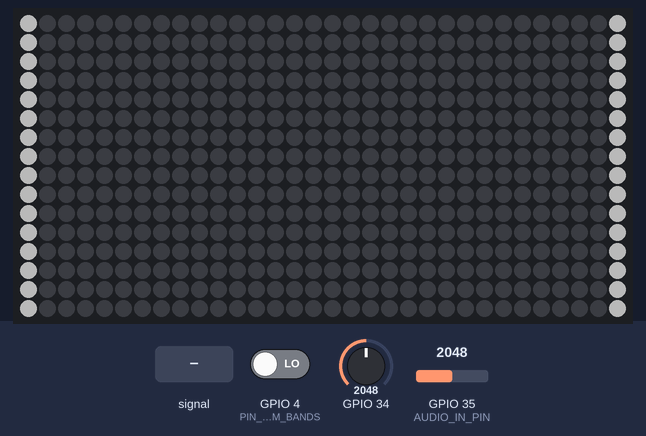
Recording of a program running on a simulated ESP32. Parts: 32×16 RGB LED matrix (first LED top left, wired row by row). The inputs (shaded band) are chosen by the test bench; at power-on: GPIO 35 (AUDIO_IN_PIN) = 2048, GPIO 34 = 2048, GPIO 4 (PIN_NUM_BANDS) LOW. Dim RGB values are drawn brighter than linear.

Above: at 1.2 s.
1.3 s: GPIO 35 (AUDIO_IN_PIN) fed a 200 Hz sine of ±1023 counts around its level
At 3.18 s:
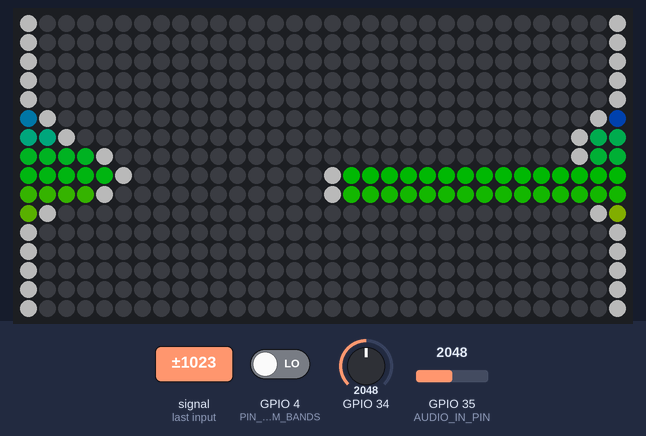
3.5 s: GPIO 35 (AUDIO_IN_PIN) set to 3603
At 3.64 s:
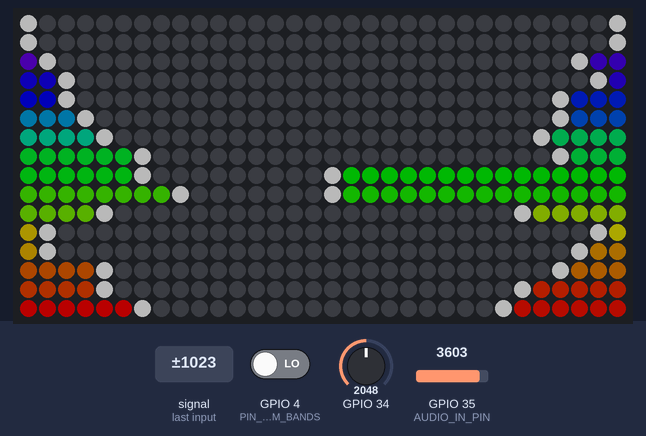
5.6 s: GPIO 34 set to 1960
At 6.27 s:
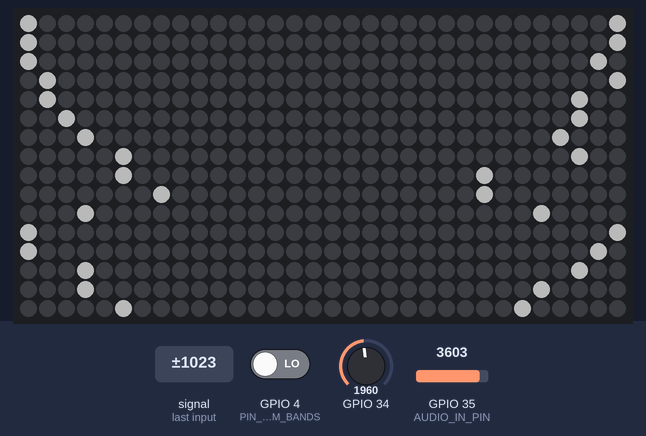
7.6 s: GPIO 35 (AUDIO_IN_PIN) set to 4095
At 7.77 s:
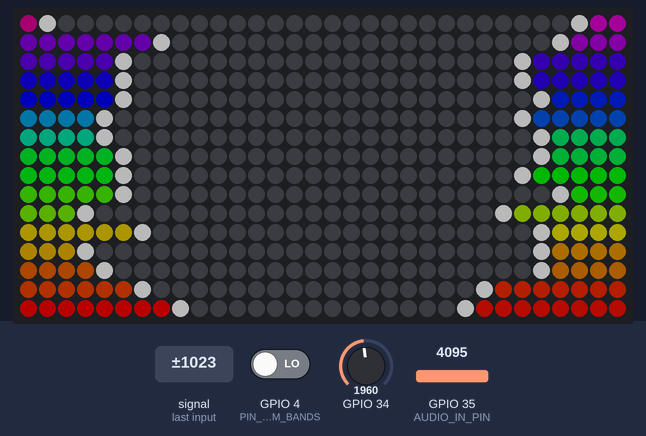
9.9 s: GPIO 34 set to 3603
12.9 s: GPIO 35 (AUDIO_IN_PIN) set to 491
At 13.03 s:
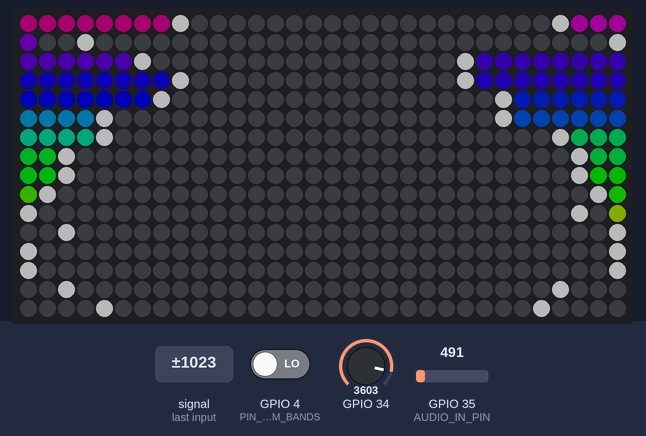
Timing chart, 0 to 15.9 s (numbered marks = the images above; inputs shaded):
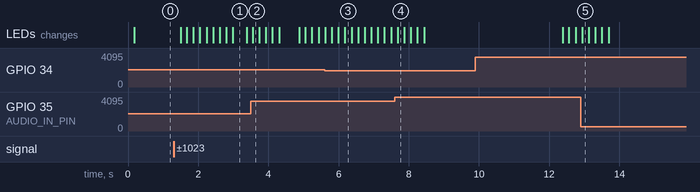

Measured:
- after the input at 1.3 s, the LEDs: first change after 0.20 s (image 1 shows a later state)
- after the input at 3.5 s, the LEDs: change after 0.05 s (image 2)
- after the input at 7.6 s, the LEDs: change after 0.08 s (image 4)
- after the input at 12.9 s, the LEDs: change at once (image 5)

The program:

main.cpp
```cpp
// (Heavily) adapted from https://github.com/G6EJD/ESP32-8266-Audio-Spectrum-Display/blob/master/ESP32_Spectrum_Display_02.ino
// Adjusted to allow brightness changes on press+hold, Auto-cycle for 3 button presses within 2 seconds
// Edited to add Neomatrix support for easier compatibility with different layouts.

#include <Arduino.h>
#include <FastLED_NeoMatrix.h>
#include <arduinoFFT.h>
#include <Wire.h>
#include <driver/adc.h>

#define NOISE           1000           // Used as a crude noise filter, values below this are ignored

#define STACK_SIZE  4096

//#define PIN_PEAK_DELAY  34
#define MAX_PEAK_DELAY  5000
uint64_t PEAK_DELAY = 300;

int cBAND = 0;
int aBANDS[] = {32, 16, 8};
int NUM_BANDS = aBANDS[cBAND];

#define INPUT_GAIN      1.5    // коэффициент усиления входного сигнала
#define SAMPLES         1024          // Must be a power of 2
#define SAMPLING_FREQ   40000         // Hz, must be 40000 or less due to ADC conversion time. Determines maximum frequency that can be analysed by the FFT Fmax=sampleF/2.
#define AMPLITUDE       1000          // Depending on your audio source level, you may need to alter this value. Can be used as a 'sensitivity' control.
#define AUDIO_IN_PIN    35            // Signal in on this pin
#define LED_PIN         19             // LED strip data
#define COLOR_ORDER     GRB           // If colours look wrong, play with this
#define CHIPSET         WS2812B       // LED strip type
#define MAX_MILLIAMPS   2000          // Careful with the amount of power here if running off USB port
const int BRIGHTNESS_SETTINGS[3] = {5, 70, 200};  // 3 Integer array for 3 brightness settings (based on pressing+holding BTN_PIN)
#define LED_VOLTS       5             // Usually 5 or 12

#define PIN_NUM_BANDS   4
boolean flagSinceLastBtn = false;
uint32_t TimeSinceLastBtn;

#define NOISE           200           // Used as a crude noise filter, values below this are ignored
const uint8_t kMatrixWidth = 32;                           // Matrix width
const uint8_t kMatrixHeight = 16;                         // Matrix height
#define NUM_LEDS       (kMatrixWidth * kMatrixHeight)     // Total number of LEDs
#define BAR_WIDTH      (kMatrixWidth  / (NUM_BANDS - 1))  // If width >= 8 light 1 LED width per bar, >= 16 light 2 LEDs width bar etc
#define TOP            (kMatrixHeight - 0)                // Don't allow the bars to go offscreen
#define SERPENTINE     true                               // Set to false if you're LEDS are connected end to end, true if serpentine

// Sampling and FFT stuff
unsigned int sampling_period_us;
byte peak[] =           {0,0,0,0,0,0,0,0,0,0,0,0,0,0,0,0,0,0,0,0,0,0,0,0,0,0,0,0,0,0,0,0};              // The length of these arrays must be >= NUM_BANDS
uint32_t peak_delay[] = {0,0,0,0,0,0,0,0,0,0,0,0,0,0,0,0,0,0,0,0,0,0,0,0,0,0,0,0,0,0,0,0};
int oldBarHeights[] =   {0,0,0,0,0,0,0,0,0,0,0,0,0,0,0,0,0,0,0,0,0,0,0,0,0,0,0,0,0,0,0,0};
int bandValues[] =      {0,0,0,0,0,0,0,0,0,0,0,0,0,0,0,0,0,0,0,0,0,0,0,0,0,0,0,0,0,0,0,0};
double vReal[SAMPLES];
double vImag[SAMPLES];
unsigned long newTime;
arduinoFFT FFT = arduinoFFT(vReal, vImag, SAMPLES, SAMPLING_FREQ);

// FastLED stuff
CRGB leds[NUM_LEDS];
DEFINE_GRADIENT_PALETTE( purple_gp ) {
  0,   0, 212, 255,   //blue
255, 179,   0, 255 }; //purple
DEFINE_GRADIENT_PALETTE( outrun_gp ) {
  0, 141,   0, 100,   //purple
127, 255, 192,   0,   //yellow
255,   0,   5, 255 };  //blue
DEFINE_GRADIENT_PALETTE( greenblue_gp ) {
  0,   0, 255,  60,   //green
 64,   0, 236, 255,   //cyan
128,   0,   5, 255,   //blue
192,   0, 236, 255,   //cyan
255,   0, 255,  60 }; //green
DEFINE_GRADIENT_PALETTE( redyellow_gp ) {
  0,   200, 200,  200,   //white
 64,   255, 218,    0,   //yellow
128,   231,   0,    0,   //red
192,   255, 218,    0,   //yellow
255,   200, 200,  200 }; //white
CRGBPalette16 purplePal = purple_gp;
CRGBPalette16 outrunPal = outrun_gp;
CRGBPalette16 greenbluePal = greenblue_gp;
CRGBPalette16 heatPal = redyellow_gp;
uint8_t colorTimer = 0;

// FastLED_NeoMaxtrix - see https://github.com/marcmerlin/FastLED_NeoMatrix for Tiled Matrixes, Zig-Zag and so forth
FastLED_NeoMatrix *matrix = new FastLED_NeoMatrix(leds, kMatrixWidth, kMatrixHeight,
  NEO_MATRIX_BOTTOM        + NEO_MATRIX_RIGHT +
  NEO_MATRIX_COLUMNS       + NEO_MATRIX_ZIGZAG +
  NEO_TILE_TOP + NEO_TILE_LEFT + NEO_TILE_ROWS);

void rainbowBars(int band, int barHeight);
void whitePeak(int band);

static int cutOffs32Band[32] =
{
    10, 20, 25, 31, 40, 50, 63, 80, 100, 125, 160, 200, 250, 315, 400, 500, 630, 800, 1000,
    1250, 1600, 2000, 2500, 3150, 4000, 5000, 6400, 8000, 10000, 12500, 16500, 20000
};

static int cutOffs24Band[24] =
{
    40, 80, 150, 220, 270, 320, 380, 440, 540, 630, 800, 1000, 1250, 1600, 2000, 2500, 3150,
    3800, 4200, 4800, 5400, 6200, 7400, 12500
};

static int cutOffs16Band[16] =
{
    100, 250, 450, 565, 715, 900, 1125, 1400, 1750, 2250, 2800, 3150, 4000, 5000, 6400, 12500
};

static int cutOffs8Band[8] =
{
    20, 150, 400, 750, 751, 752, 800, 1200
};

static int * BandCutoffTable(int bandCount){
    if(bandCount == 8) return cutOffs8Band;
    if(bandCount == 16) return cutOffs16Band;
    if(bandCount == 32) return cutOffs32Band;

    return cutOffs32Band;
}

int BucketFrequency(int iBucket) {
    if(iBucket <= 1) {
        return 0;
    }

    int iOffset = iBucket - 2;
    return iOffset * (SAMPLING_FREQ / 2) / (SAMPLES / 2);
}

void ScanInputs() {
    int btn_state = digitalRead(PIN_NUM_BANDS);
    if(btn_state == HIGH) {
      if(!flagSinceLastBtn){
        flagSinceLastBtn = true;
        TimeSinceLastBtn = millis( );
      }
    } else {
      if(flagSinceLastBtn){
        cBAND++;
        if(cBAND > 2) cBAND = 0;
        NUM_BANDS = aBANDS[cBAND];

        TimeSinceLastBtn = 0;
      }
      flagSinceLastBtn = false;
    }
//  peak delay
    int raw = adc1_get_raw(ADC1_CHANNEL_6);
    PEAK_DELAY = map(raw, 0, 4096, 0, MAX_PEAK_DELAY);
}

void setup() {
  Serial.begin(115200);
  FastLED.addLeds<CHIPSET, LED_PIN, COLOR_ORDER>(leds, NUM_LEDS).setCorrection(TypicalSMD5050);
  FastLED.setMaxPowerInVoltsAndMilliamps(LED_VOLTS, MAX_MILLIAMPS);
  FastLED.setBrightness(BRIGHTNESS_SETTINGS[1]);
  FastLED.clear();

  pinMode(PIN_NUM_BANDS, INPUT);

  adc1_config_width(ADC_WIDTH_BIT_12);
  adc1_config_channel_atten(ADC1_CHANNEL_7,ADC_ATTEN_DB_11); //GPIO35
  adc1_config_channel_atten(ADC1_CHANNEL_6,ADC_ATTEN_DB_11); //GPIO34

  sampling_period_us = round(1000000 * (1.0 / SAMPLING_FREQ));
}

void AcquireSample() {
    // Sample the audio pin
    for (int i = 0; i < SAMPLES; i++) {
      newTime = micros();
      vReal[i] = adc1_get_raw(ADC1_CHANNEL_7);
      vImag[i] = 0;
      while ((micros() - newTime) < sampling_period_us) {  }
    }
}

void _FFT(){
    FFT.DCRemoval();
    FFT.Windowing(FFT_WIN_TYP_HAMMING, FFT_FORWARD);
    FFT.Compute(FFT_FORWARD);
    FFT.ComplexToMagnitude();
    double peak = FFT.MajorPeak();
    //Serial.println(String(peak));
    //Serial.println("");
}

void ProcessPeaks(){
  for (int i = 0; i<NUM_BANDS; i++){
    bandValues[i] = 0;
  }

/*
  for(int i=2; i<SAMPLES/2; i++){
      if(vReal[i] > NOISE) {
        int freq = BucketFrequency(i);
        //Serial.print(String(freq) + " - ");


        // усиляем сигнал
        //vReal[i] = vReal[i] * INPUT_GAIN;

        int iBand = 0;
        while(iBand < NUM_BANDS){
            if(freq < BandCutoffTable(NUM_BANDS)[iBand]) break;
            iBand++;
        }
        if(iBand > NUM_BANDS) iBand = NUM_BANDS;

        bandValues[iBand]  += (int)vReal[i];
      }
  }
*/

  for (int i = 2; i < (SAMPLES/2); i++){       // Don't use sample 0 and only first SAMPLES/2 are usable. Each array element represents a frequency bin and its value the amplitude.
      if (vReal[i] >= NOISE) {                    // Add a crude noise filter
        switch(NUM_BANDS){
          case 8:
            if (i<=3 )           bandValues[0]  += (int)vReal[i];
            if (i>3   && i<=6  ) bandValues[1]  += (int)vReal[i];
            if (i>6   && i<=13 ) bandValues[2]  += (int)vReal[i];
            if (i>13  && i<=27 ) bandValues[3]  += (int)vReal[i];
            if (i>27  && i<=55 ) bandValues[4]  += (int)vReal[i];
            if (i>55  && i<=112) bandValues[5]  += (int)vReal[i];
            if (i>112 && i<=229) bandValues[6]  += (int)vReal[i];
            if (i>229          ) bandValues[7]  += (int)vReal[i];
            break;

          case 16:
            if (i<=2 )           bandValues[0]  += (int)vReal[i];
            if (i>2   && i<=3  ) bandValues[1]  += (int)vReal[i];
            if (i>3   && i<=5  ) bandValues[2]  += (int)vReal[i];
            if (i>5   && i<=7  ) bandValues[3]  += (int)vReal[i];
            if (i>7   && i<=9  ) bandValues[4]  += (int)vReal[i];
            if (i>9   && i<=13 ) bandValues[5]  += (int)vReal[i];
            if (i>13  && i<=18 ) bandValues[6]  += (int)vReal[i];
            if (i>18  && i<=25 ) bandValues[7]  += (int)vReal[i];
            if (i>25  && i<=36 ) bandValues[8]  += (int)vReal[i];
            if (i>36  && i<=50 ) bandValues[9]  += (int)vReal[i];
            if (i>50  && i<=69 ) bandValues[10] += (int)vReal[i];
            if (i>69  && i<=97 ) bandValues[11] += (int)vReal[i];
            if (i>97  && i<=135) bandValues[12] += (int)vReal[i];
            if (i>135 && i<=189) bandValues[13] += (int)vReal[i];
            if (i>189 && i<=264) bandValues[14] += (int)vReal[i];
            if (i>264          ) bandValues[15] += (int)vReal[i];
            break;

          default:
//32 bands, 280hz to 12kHz top band
            if (i <= 2 )           bandValues[0]  += (int)vReal[i];
            if (i > 2   && i <= 3  ) bandValues[1]  += (int)vReal[i];
            if (i > 3   && i <= 4  ) bandValues[2]  += (int)vReal[i];
            if (i > 4   && i <= 5 ) bandValues[3]  += (int)vReal[i];
            if (i > 5  && i <= 6 ) bandValues[4]  += (int)vReal[i];
            if (i > 6 && i <= 7 ) bandValues[5]  += (int)vReal[i];
            if (i > 7 && i <= 8) bandValues[6]  += (int)vReal[i];
            if (i > 8 && i <= 9) bandValues[7]  += (int)vReal[i];
            if (i > 9 && i <= 11) bandValues[8]  += (int)vReal[i];
            if (i > 11 && i <= 13 ) bandValues[9]  += (int)vReal[i];
            if (i > 13  && i <= 16 ) bandValues[10] += (int)vReal[i];
            if (i > 16  && i <= 18 ) bandValues[11] += (int)vReal[i];
            if (i > 18  && i <= 22) bandValues[12] += (int)vReal[i];
            if (i > 22 && i <= 25) bandValues[13] += (int)vReal[i];
            if (i > 25 && i <= 30) bandValues[14] += (int)vReal[i];
            if (i > 30   && i <= 36  ) bandValues[15]  += (int)vReal[i];
            if (i > 36   && i <= 43  ) bandValues[16]  += (int)vReal[i];
            if (i > 43   && i <= 50  ) bandValues[17]  += (int)vReal[i];
            if (i > 50   && i <= 59  ) bandValues[18]  += (int)vReal[i];
            if (i > 59   && i <= 69 ) bandValues[19]  += (int)vReal[i];
            if (i > 69  && i <= 80) bandValues[20]  += (int)vReal[i];
            if (i > 80  && i <= 97 ) bandValues[21]  += (int)vReal[i];
            if (i > 97  && i <= 114 ) bandValues[22]  += (int)vReal[i];
            if (i > 114  && i <= 135 ) bandValues[23]  += (int)vReal[i];
            if (i > 135  && i <= 160 ) bandValues[24] += (int)vReal[i];
            if (i > 160  && i <= 189 ) bandValues[25] += (int)vReal[i];
            if (i > 189  && i <= 225) bandValues[26] += (int)vReal[i];
            if (i > 225 && i <= 264) bandValues[27] += (int)vReal[i];
            if (i > 264 && i <= 330) bandValues[28] += (int)vReal[i];
            if (i > 330 &&  i <=  390) bandValues[29] += (int)vReal[i];
            if (i > 390 &&  i <=  450) bandValues[30] += (int)vReal[i];
            if (i > 450               ) bandValues[31] += (int)vReal[i];

            break;
        }
      }
    }
}

void loop() {
  ScanInputs( );

    uint32_t mil = millis();

    FastLED.clear();

    AcquireSample();
    _FFT();
    ProcessPeaks();

// Process the FFT data into bar heights
    for (byte band = 0; band < NUM_BANDS; band++) {
      // Scale the bars for the display
      int barHeight = bandValues[band] / AMPLITUDE;
      if (barHeight > TOP) barHeight = TOP;

      // Small amount of averaging between frames
      barHeight = ((oldBarHeights[band] * 1) + barHeight) / 2;

      // Move peak up
      if (barHeight > peak[band]) {
        peak[band] = min(TOP, barHeight);
        peak_delay[band] = mil;
      }

      rainbowBars(band, barHeight);
      whitePeak(band);

      // Save oldBarHeights for averaging later
      oldBarHeights[band] = barHeight;
    }

    // Decay peak
    EVERY_N_MILLISECONDS(60) {
      for (byte band = 0; band < NUM_BANDS; band++) {
        if(mil - peak_delay[band] > PEAK_DELAY ) {
          if (peak[band] > 0) peak[band] -= 1;
        }
      }
      colorTimer++;
    }

    // Used in some of the patterns
    EVERY_N_MILLISECONDS(10) {
      colorTimer++;
    }

    FastLED.show();
}


// PATTERNS BELOW //
void rainbowBars(int band, int barHeight) {
  int xStart = BAR_WIDTH * band;
  for (int x = xStart; x < xStart + BAR_WIDTH; x++) {
    for (int y = TOP; y >= TOP - barHeight; y--) {
      matrix->drawPixel(x, y, CHSV((x / BAR_WIDTH) * (255 / NUM_BANDS), 255, 255));
    }
  }
}

void whitePeak(int band) {
  int xStart = BAR_WIDTH * band;
  int peakHeight = TOP - peak[band] - 1;
  for (int x = xStart; x < xStart + BAR_WIDTH; x++) {
    matrix->drawPixel(x, peakHeight, CHSV(0,0,255));
  }
}
```
